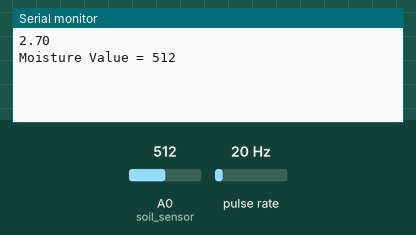
Recording of a sketch running on a simulated Arduino Uno, built with avr-gcc and run on an emulated ATmega328P. Parts: the last lines printed to the serial monitor. Wiring (inferred from the names in the program): pulse sensor: data pin 2. The inputs (shaded band) are chosen by the test bench; at power-on: pulse rate 20 Hz, A0 (soil_sensor) = 512. The modem is registered and sends nothing unless stated.

Above: at 1.7 s.
1.8 s: pulse rate (sensor on pin 2) set to 150 Hz
At 4.7 s:
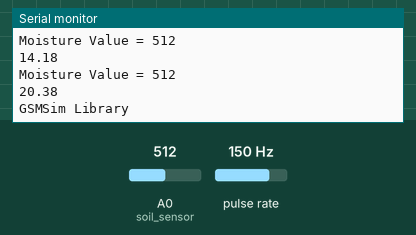
6.0 s: pulse rate (sensor on pin 2) set to 4 Hz
At 6.0 s:
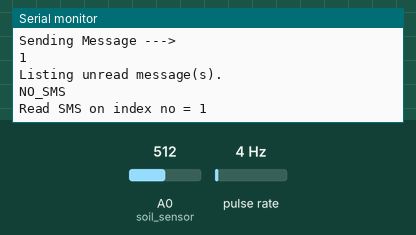
7.5 s: A0 (soil_sensor) set to 716
At 8.6 s:
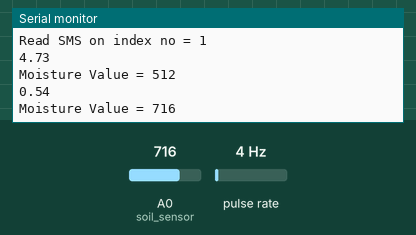
9.0 s: A0 (soil_sensor) set to 900
At 10.6 s:
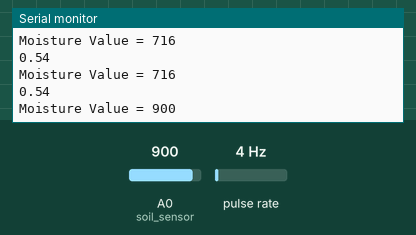
Timing chart, 0 to 11.5 s (numbered marks = the images above; inputs shaded):
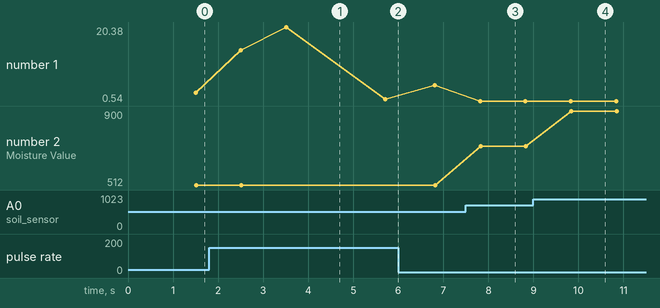

The sketch:

agriculutue_pump.ino
```cpp
int flowPin = 2;    //This is the input pin on the Arduino
double flowRate;    //This is the value we intend to calculate.
volatile int count; //This integer needs to be set as volatile to ensure it updates correctly during the interrupt process.

#include <GSMSim.h>


#define RX 8
#define TX 7
#define BAUD 9600
const int soil_sensor = A0;  // Analog input pin that the soil moisture sensor is attached to
int sensorValue = 0;


GSMSim gsm;

void setup() {
  // put your setup code here, to run once:
  pinMode(flowPin, INPUT);           //Sets the pin as an input
   attachInterrupt(0, Flow, RISING); //Configures interrupt 0 (pin 2 on the Arduino Uno) to run the function "Flow"
  Serial.begin(9600);  //Start Serial

  gsm.start();
}
void loop() {

  // put your main code here, to run repeatedly:

  count = 0;      // Reset the counter so we start counting from 0 again
  interrupts();   //Enables interrupts on the Arduino
  delay (1000);   //Wait 1 second
  noInterrupts(); //Disable the interrupts on the Arduino

  //Start the math
  flowRate = (count * 2.25);        //Take counted pulses in the last second and multiply by 2.25m
  flowRate = flowRate * 60;         //Convert seconds to minutes, giving you mL / Minute
  flowRate = flowRate / 1000;       //Convert mL to Liters, giving you Liters / Minute

  Serial.println(flowRate);         //Print the variable flowRate to Serial
 if(flowRate>=20)
 {

  Serial.println("GSMSim Library - SMS Example");
  Serial.println("");
  delay(1000);

  Serial.println("Changing to text mode.");
  gsm.smsTextMode(true); // TEXT or PDU mode. TEXT is readable :)

  char* number = "9618662007";
  char* message = "WATER IS COMING!!! SWITCH ON THE PUMP"; // message lenght must be <= 160. Only english characters.

  Serial.println("Sending Message --->");
  Serial.println(gsm.smsSend(number, message)); // if success it returns true (1) else false (0)
  delay(2000);

  Serial.println("Listing unread message(s).");
  Serial.println(gsm.smsListUnread()); // if not unread messages have it returns "NO_SMS"

  Serial.println("Read SMS on index no = 1");
  Serial.println(gsm.smsRead(1)); // if no message in that index, it returns IXDEX_NO_ERROR

}
else
{
  sensorValue = analogRead(soil_sensor);

  // print the sensor results to the serial monitor:
  Serial.print("Moisture Value = " );
  Serial.println(sensorValue);

  // delay of one second
  delay(1000);
  if(sensorValue<=200)
  {
    Serial.println("GSMSim Library - SMS Example");
  Serial.println("");
  delay(1000);

//  gsm.start(); // baud default 9600
  //gsm.start(BAUD);

  Serial.println("Changing to text mode.");
  gsm.smsTextMode(true); // TEXT or PDU mode. TEXT is readable :)

  char* number = "9618662007";
  char* message = "IRRIGATION DONE!!! SWITCH OFF THE PUMP"; // message lenght must be <= 160. Only english characters.

  Serial.println("Sending Message --->");
  Serial.println(gsm.smsSend(number, message)); // if success it returns true (1) else false (0)
  delay(2000);

  Serial.println("Listing unread message(s).");
  Serial.println(gsm.smsListUnread()); // if not unread messages have it returns "NO_SMS"

  Serial.println("Read SMS on index no = 1");
  Serial.println(gsm.smsRead(1)); // if no message in that index, it returns IXDEX_NO_ERROR


}
}
}
void Flow()
{
   count++; //Every time this function is called, increment "count" by 1
}
```

Measured:
- after the input at 1.8 s, the serial monitor: prints a new line after 0.71 s (image 1)
- after the input at 7.5 s, the serial monitor: prints a new line after 0.33 s (image 3)
- after the input at 9.0 s, the serial monitor: prints a new line after 0.84 s (image 4)
- plotted number 1: 2.7 → 1 after the input at 1.8 s, 1 → 4.73 after the input at 6.0 s
- plotted number 2: 512 → 716 after the input at 7.5 s, 716 → 900 after the input at 9.0 s
